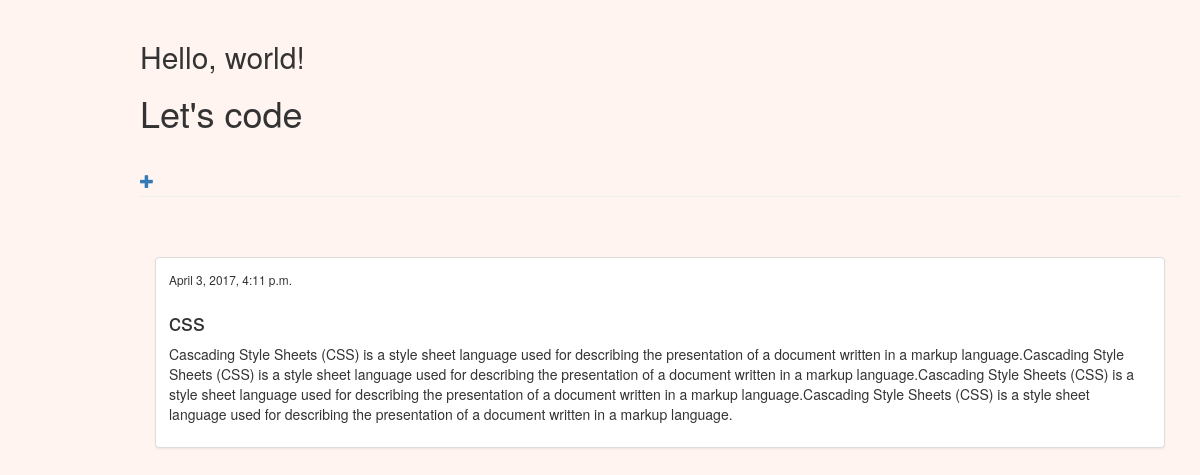
/blog/post/3/, run on the app's committed database.
### blog/models.py (models this page shows, shortened)
class Post(models.Model):
    author = models.ForeignKey('auth.User')
    title = models.CharField(max_length=200)
    text = models.TextField()
    created_date = models.DateTimeField(
            default=timezone.now)
    published_date = models.DateTimeField(
            blank=True, null=True)

### blog/views.py (the view)
# urls.py: url(r'^post/(?P<pk>\d+)/$', views.post_detail, name='post_detail'),
def post_detail(request, pk):
    post = get_object_or_404(Post, pk=pk)
    return render(request, 'blog/post_detail.html', {'post': post})

### blog/templates/blog/post_detail.html (shortened to what this page needs)
{% extends 'blog/base.html' %}
{% block content %}
<div class="col-sm-6 col-md-12">
        <div class="thumbnail">
            <div class="caption">
            {%if  post.published_date  %}
            <small> {{ post.published_date }}</small>
            {%endif %}
                <h3> {{ post.title }} </h3>
                <p>{{ post.text}} </p>
            </div>
        </div>
    </div>
{% endblock %}

### blog/static/css/main.css (style rules this page uses)
body { background-color: #fff4f0; margin-left: 100px; padding: 20px 20px 20px 40px; }

### data on the page
Post: published_date "April 3, 2017, 4:11 p.m.", title "css", text "Cascading Style Sheets (CSS) is a style sheet language used for describing the presentation of a document written in a markup language.Cascading Style Sheets (CSS) is a style sheet language used for describing the presentation of a document written in a markup language.Cascading Style Sheets (CSS) is a style sheet language used for describing the presentation of a document written in a markup language.Cascading Style Sheets (CSS) is a style sheet language used for describing the presentation of a document written in a markup language."
